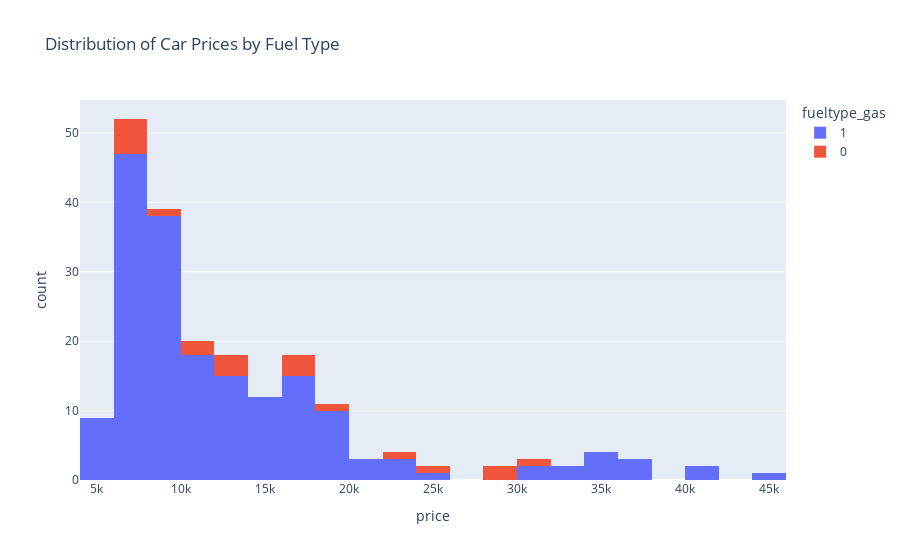

Source (notebook cell):
### Markdown cell above
Showing the amount of cars purchased at each price point, also seperating based on fueltype

### Code cell
fig = px.histogram(cleandata, x="price", color="fueltype_gas", title='Distribution of Car Prices by Fuel Type')
fig.show()

### Figure 1 — Plotly figure (JSON) as saved in the notebook; plotly's stock layout.template omitted (floating-point values rounded to 4 significant figures; data arrays with more than 128 entries replaced by an {"elided": "..."} marker saying what was removed)
{"data": [{"alignmentgroup": "True", "bingroup": "x", "hovertemplate": "fueltype_gas=1<br>price=%{x}<br>count=%{y}<extra></extra>", "legendgroup": "1", "marker": {"color": "#636efa"}, "name": "1", "offsetgroup": "1", "orientation": "v", "showlegend": true, "type": "histogram", "x": {"elided": "185 float values"}, "xaxis": "x", "yaxis": "y"}, {"alignmentgroup": "True", "bingroup": "x", "hovertemplate": "fueltype_gas=0<br>price=%{x}<br>count=%{y}<extra></extra>", "legendgroup": "0", "marker": {"color": "#EF553B"}, "name": "0", "offsetgroup": "0", "orientation": "v", "showlegend": true, "type": "histogram", "x": [10795, 18344, 25552, 28248, 28176, 31600, 7099, 13200, 13860, 16900, 17075, 17950, 7898, 7788, 10698, 7775, 7995, 9495, 13845, 22470], "xaxis": "x", "yaxis": "y"}], "layout": {"barmode": "relative", "legend": {"title": {"text": "fueltype_gas"}, "tracegroupgap": 0}, "title": {"text": "Distribution of Car Prices by Fuel Type"}, "xaxis": {"anchor": "y", "domain": [0, 1], "title": {"text": "price"}}, "yaxis": {"anchor": "x", "domain": [0, 1], "title": {"text": "count"}}}}
